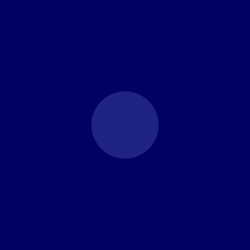
Frame 1 (no input)
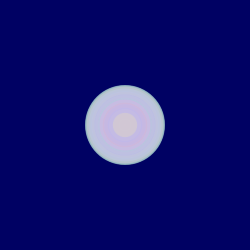
Frame 60 (the mouse pressed at the canvas centre just before this capture)
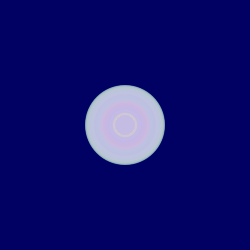
Frame 120 (the mouse held since frame 60 and released just before this capture)

The Processing sketch that drew these frames (run headless with seeded random() and noise(); from frame 60 on, the mouse is pressed at the canvas centre):

// Processing sketch: processing_187629
// ── processing_187629.pde

int counter;

void setup() {  //setup function called initially, only once
  size(250, 250);
  background(355);  //set background white
  colorMode(HSB);   //set colors to Hue, Saturation, Brightness mode
  counter = 0;
}

void draw() {  //draw function loops 
  counter++;
  noStroke();
  fill(random(255),100,255,50);
  
  if(mousePressed == true) { //add some interaction
    ellipse(mouseX, mouseY, 20, 20);
  }
  else {
    ellipse(width/2, height/2, 80*sin(counter), 80*sin(counter));
  }
}
